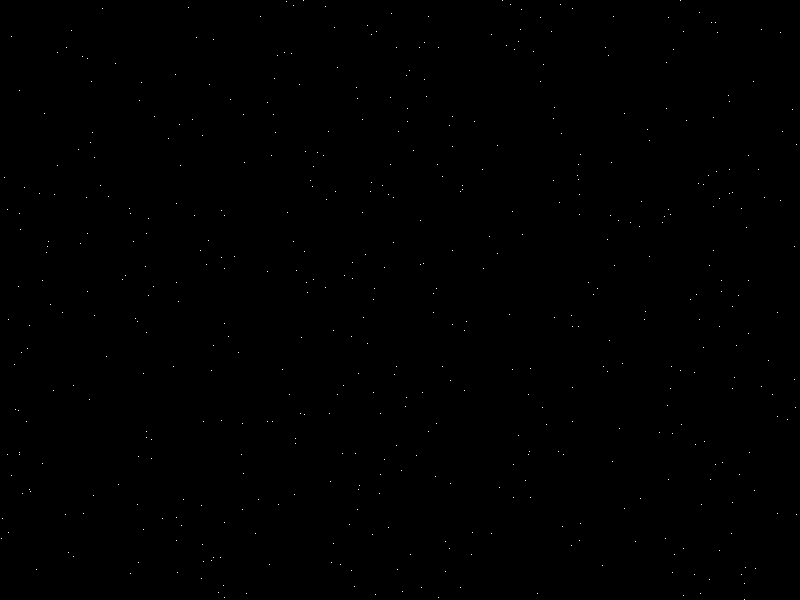
#> input picture synthetic/random_1px.png, 800 x 600 px
$ jupyter execute --allow-errors main.ipynb
#> lines starting #> are read from the running program, lines starting #| are printed output that depends on the picture
[cell 1]
import numpy as np
import matplotlib.pyplot as plt
from scipy.signal import convolve2d
from scipy.ndimage import binary_closing, binary_dilation, binary_erosion, binary_opening
from numpy.fft import fft2, fftshift, ifft2, ifftshift, rfft2, irfft2
import matplotlib.patches as patches
import skimage.restoration as restore
from skimage.metrics import peak_signal_noise_ratio, structural_similarity
import cv2
from scipy.ndimage import map_coordinates
from IPython import display
import time
import os
import tifffile as tiff

[cell 2]
# [4 lines left out: function drawnow, not called in this run]

[cell 3]
img = plt.imread("synthetic/random_1px.png")
#> img: shape (600, 800) float32; values 0 (black) and 1 (white), 0.1% white in thin lines or dots

if len(img.shape) > 2:
    print("Converting image to grayscale")
    img = img.mean(axis=2)

plt.imshow(img, cmap="gray")
#> (this line was passed over: IPython is not available in this run)
plt.title("Input Image")
#> (this line was passed over: IPython is not available in this run)
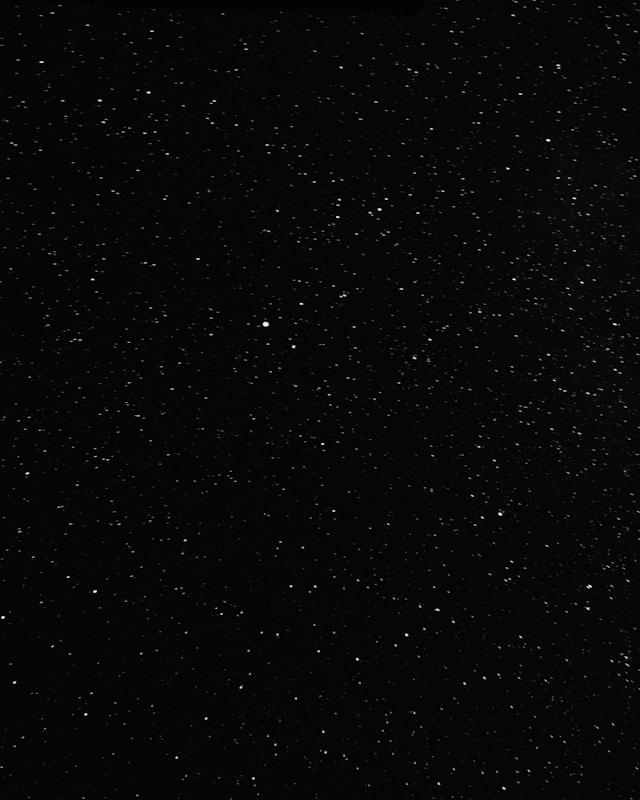
#> input picture real/stars3.jpg, 640 x 800 px
#> in preprocessing_synthetic_images, img is the input picture: shape (800, 640, 3); min 0, max 255, mean 7.5
plt.show()

# Polar Transforms

[cell 4]
# [18 lines left out: function polar_transform, not called in this run]

[cell 5]
# [21 lines left out: function inverse_polar_transform, not called in this run]

# Utils

[cell 6]
def generate_star_trails(img, kernel):
    return convolve2d(img, kernel, mode='same')

[cell 7]
# [4 lines left out: function contrast_stetch, not called in this run]

[cell 8]
# [7 lines left out: function plot_polar_img, not called in this run]

[cell 9]
# [7 lines left out: function save_images, not called in this run]

[cell 10]
# [13 lines left out: function compute_stats, not called in this run]

# Center

[cell 11]
# [42 lines left out: function find_center, not called in this run]

# Deconv

[cell 12]
# [14 lines left out: function estimate_deblurring_kernel, not called in this run]

## Wiener Decovolution

[cell 13]
# [14 lines left out: function wiener_deconvolution, not called in this run]

## Vanilla GD

[cell 14]
def F(x):
    return rfft2(x,axes=(0,1))

def Fh(x):
    return irfft2(x,axes=(0,1))

[cell 15]
def crop(x):
    M,N = x.shape
    rl = M//4
    ru = 3*np.ceil(M/4)
    cl = N//4
    cu = 4*np.ceil(N/4)
    return x[M//4:3*M//4, N//4:3*N//4]

def pad(psf, x):
    M, N = x.shape
    H, W = psf.shape
    pad_psf = np.zeros((2*H, 2*W))
    pad_psf[M//2:M//2+psf.shape[0], N//2:N//2+psf.shape[1]] = psf
    return pad_psf

[cell 16]
def A(x, pad_psf):
    H_bar = F(ifftshift(pad_psf))
    H = np.real(Fh(H_bar * F(x)))
    return crop(H)

def Ah(y, pad_psf):
    H = F(ifftshift(pad_psf))
    H_star = np.conj(H)
    return np.real(Fh(H_star*F(pad(y, y))))

[cell 17]
# Testing the implemented functions.
img = np.random.randn(300, 400)
print(img.shape)
kernel = np.ones((1, 100)) / 100

psf = np.zeros_like(img)
kh, kw = kernel.shape
H, W = psf.shape
psf[H//2-kh//2:H//2-kh//2+kh, W//2-kw//2:W//2-kw//2+kw] = kernel

[M,N] = img.shape
x = np.random.rand(2*M, 2*N)
y = np.random.rand(M,N)
pad_psf = pad(psf, x)

Ax_y = np.sum(A(x, pad_psf)*y)
x_Ahy = np.sum(x*Ah(y, pad_psf))

## They should have the same value.
print('<A(x),y> =',Ax_y)
print('<x,Ah(y)>=',x_Ahy)

[cell 18]
# [25 lines left out: function vanilla_gd, not called in this run]

## FISTA

[cell 19]
# [37 lines left out: function gd_fista, not called in this run]

## FISTA + Regularization

[cell 20]
# [48 lines left out: function gd_fista_tikhonov_reg, not called in this run]

[cell 21]
# [52 lines left out: function gd_fista_total_variation_reg, not called in this run]

# Pipelines

## Natural Images

1. Load the image and convert it to grayscale
2. Binarize the image and get the mask image
3. Find center
4. Polar transform the image with the center
5. Estimate Blur kernel
6. Form PSF and Padded PSF
7. Performing Deblurring
8. Display results
9. Compute Stats (TODO)

[cell 22]
def preprocessing_natural_image(img_path: str, th: float, time: int, center: tuple = None):
    # 1. Load the image and convert it to grayscale
#> called with img_path = 'real/star_trails_30min_small.jpg', th = 0.2, time = 30, center = (480, 320)
    img = plt.imread(img_path)
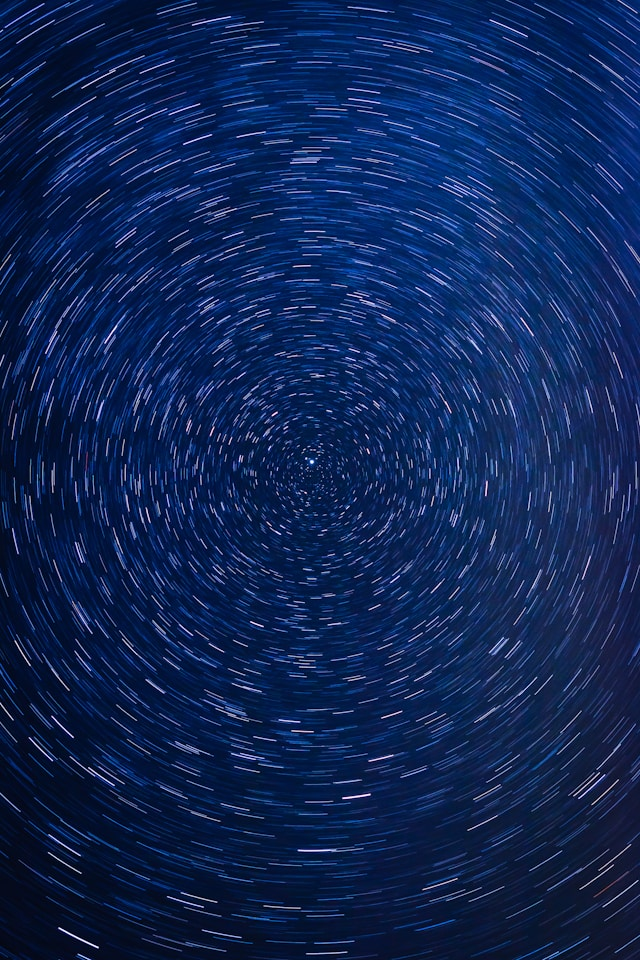
#> input picture real/star_trails_30min_small.jpg, 640 x 960 px
#> img is the input picture: shape (960, 640, 3); mean R, G, B 14.4, 36.8, 84.9

    if len(img.shape) > 2:
        img = cv2.cvtColor(img, cv2.COLOR_RGB2GRAY)
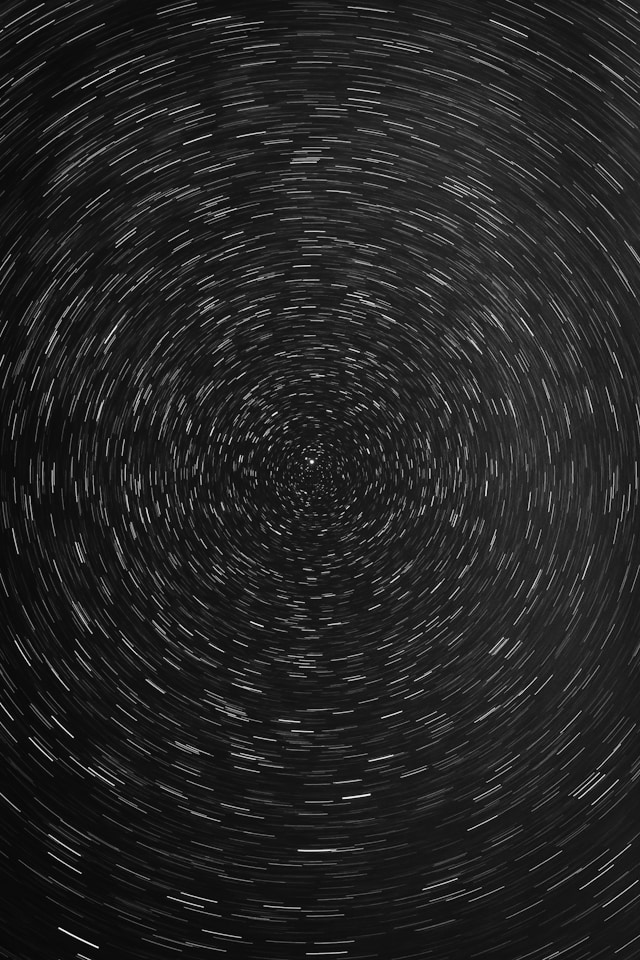
#> img: shape (960, 640); min 2, max 251, mean 35.6

    if img_path.split('.')[-1] != 'png':
        img = np.asarray(img / 255, dtype=np.float32)

    _ = plt.figure(figsize=(20, 10))

    plt.subplot(2, 3, 1)
    plt.imshow(img, cmap='gray')
    plt.axis('off')
    plt.title("Original Image")

    # 2. Binarize the image and get the mask image
    mask = (img > th).astype(np.uint8)

    plt.subplot(2, 3, 2)
    plt.imshow(mask, cmap='gray')
    plt.axis('off')
    plt.title("Mask")

    masked_img = mask * img

    plt.subplot(2, 3, 3)
    plt.imshow(masked_img, cmap='gray')
    plt.axis('off')
    plt.title("Masked Image")

    # 3. Find center
    ax_center = plt.subplot(2, 3, 4)
    center_calc = find_center(mask, threshold=0, ax=ax_center)
    if center is not None:
        assert len(center) == 2, "Center is not a 2-tuple"
        center_calc = center

    center = center_calc

    # 4. Polar transform the image with the center

    polar_img = polar_transform(masked_img, center)

    plt.subplot(2, 3, 5)
    plt.axis('off')
    plot_polar_img(polar_img, title="Polar Transform")

    # 5. Estimate Blur kernel
    kernel = estimate_deblurring_kernel(masked_img, time=time)
    print("Kernel Shape: ", kernel.shape, kernel.sum())

    # 6. Form PSF and Padded PSF
    psf = np.zeros_like(polar_img)
    kh, kw = kernel.shape
    H, W = psf.shape
    psf[H//2-kh//2:H//2-kh//2+kh, W//2-kw//2:W//2-kw//2+kw] = kernel

    pad_psf = np.zeros((2*H, 2*W))
    H, W = pad_psf.shape
    pad_psf[H//2-kh//2:H//2-kh//2+kh, W//2-kw//2:W//2-kw//2+kw] = kernel

    plt.subplot(2, 3, 6)
    plt.imshow(psf, cmap='gray', aspect='auto')
    plt.axis('off')
    plt.title("PSF")

    _.suptitle(f'Processing for Star Trails - {time} Minutes', fontsize=10)

    plt.show()

    return polar_img, psf, pad_psf, center, img

## Synthetic Pipeline

1. Load the image and convert it to grayscale
2. Decide on center
3. Generate the kernel
4. Polar transform the image
5. Apply the kernel
6. Find center (and see how good the center finidng method is)
7.  Form PSF and Padded PSF
8.  Performing Deblurring
9.  Display results
10. Compute Stats (TODO)

[cell 23]
def preprocessing_synthetic_images(img_path: str, th: float, deg: int, center: tuple = None):
     # 1. Load the image and convert it to grayscale, generate masked_img
    img = plt.imread(img_path)

    _ = plt.figure(figsize=(20, 10))

    if len(img.shape) > 2:
        img = cv2.cvtColor(img, cv2.COLOR_RGB2GRAY)

    if img_path.split('.')[-1] != 'png':
        img = np.asarray(img / 255, dtype=np.float32)

    plt.subplot(2, 3, 1)
    plt.imshow(img, cmap='gray')
    plt.axis('off')
    plt.title("Grayscale Image")

    mask = (img > th).astype(np.uint8)

    plt.subplot(2, 3, 2)
    plt.imshow(mask, cmap='gray')
    plt.axis('off')
    plt.title("Mask")

    masked_img = mask * img

    # 2. Decide on center
    # center = (300, 400)

    # 3. Generate the kernel
    r = (np.array(img.shape[:2])**2).sum()**0.5/2
    total_theta = int(round(r*2*np.pi))

    degrees = deg
    kernel_length = int(round((degrees * total_theta) / 360))

    kernel = np.ones((1, kernel_length)) / kernel_length
    print("Kernel Length: ", kernel_length, kernel.sum())

    # 4. Polar transform the image
    polar_img = polar_transform(masked_img, center)
    plt.subplot(2, 3, 3)
    plt.axis('off')
    plot_polar_img(polar_img, title="Polar Image")

    # 5. Apply the kernel
    blur_polar_img = generate_star_trails(polar_img, kernel)
    plt.subplot(2, 3, 4)
    plt.axis('off')
    plot_polar_img(blur_polar_img, title="Blur Polar Image")

    # 6. Find Center
    ax_center = plt.subplot(2, 3, 5)
    inv_polar_img = inverse_polar_transform(blur_polar_img, center, output=img.shape)
    calc_center = find_center(inv_polar_img, threshold=0, ax=ax_center)

    print("True Center: ", center)

    # 6. Form PSF and Padded PSF
    psf = np.zeros_like(polar_img)
    kh, kw = kernel.shape
    H, W = psf.shape
    psf[H//2-kh//2:H//2-kh//2+kh, W//2-kw//2:W//2-kw//2+kw] = kernel

    pad_psf = np.zeros((2*H, 2*W))
    H, W = pad_psf.shape
    pad_psf[H//2-kh//2:H//2-kh//2+kh, W//2-kw//2:W//2-kw//2+kw] = kernel

    plt.subplot(2, 3, 6)
    plt.axis('off')
    plt.imshow(pad_psf, cmap='gray', aspect='auto')
    plt.title('PSF')

    _.suptitle(f'Processing for Synthetic Trails - {deg} Degrees', fontsize=30)

    plt.show()

    return blur_polar_img, psf, pad_psf, center, img

## Deconvoltion Manager

[cell 24]
# [72 lines left out: function perform_deconvolution, not called in this run]

# Tests

## Synthetic

[cell 25]
res_path = "results/synth_05deg/"
#> (the rest of this cell did not finish here and is left out)

#> (a cell that did not finish here is left out)

[cell 27]
res_path = "results/synth_10deg/"
#> (the rest of this cell did not finish here and is left out)

[cell 28]
res_path = "results/synth_15deg/"
#> (the rest of this cell did not finish here and is left out)

[cell 29]
res_path = "results/synth_30deg/"
#> (the rest of this cell did not finish here and is left out)

## Real Images

[cell 30]
res_path = "results/real_30min/"
#> (the rest of this cell did not finish here and is left out)

[cell 31]
res_path = "results/real_10min/"
#> (the rest of this cell did not finish here and is left out)

#> call 2 of preprocessing_natural_image, with img_path = 'real/star_trails_10min_small.jpg', th = 0.2, time = 10, center = (200, 350)
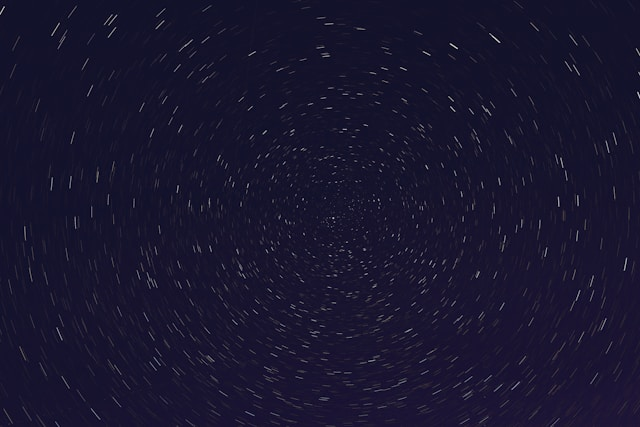
#> input picture real/star_trails_10min_small.jpg, 640 x 427 px
#> in preprocessing_natural_image, img is the input picture: shape (427, 640, 3); mean R, G, B 24.2, 21.2, 46.2
#> in preprocessing_natural_image (call 2), `img = cv2.cvtColor(img, cv2.COLOR_RGB2GRAY)`:
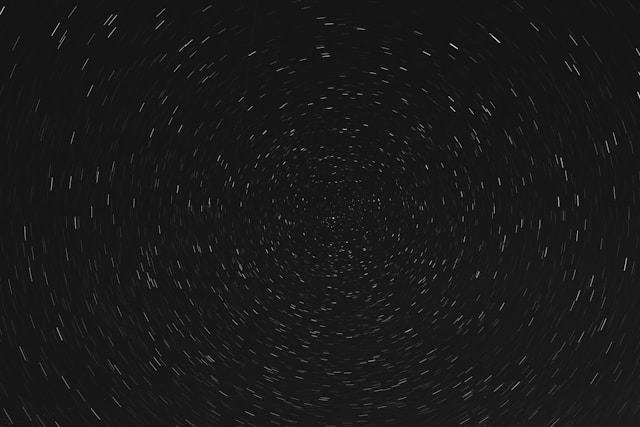
#> img: shape (427, 640); min 1, max 213, mean 24.8
recon_images = perform_deconvolution(polar_img, psf, pad_psf, center, img, iterations=500)
save_images(recon_images, res_path)
compute_stats(img, recon_images, res_path)

[cell 32]
res_path = "results/real_05min/"
#> (the rest of this cell did not finish here and is left out)

#> call 3 of preprocessing_natural_image, with img_path = 'real/star_trails_5min_small.jpg', th = 0.2, time = 5, center = (450, 350)
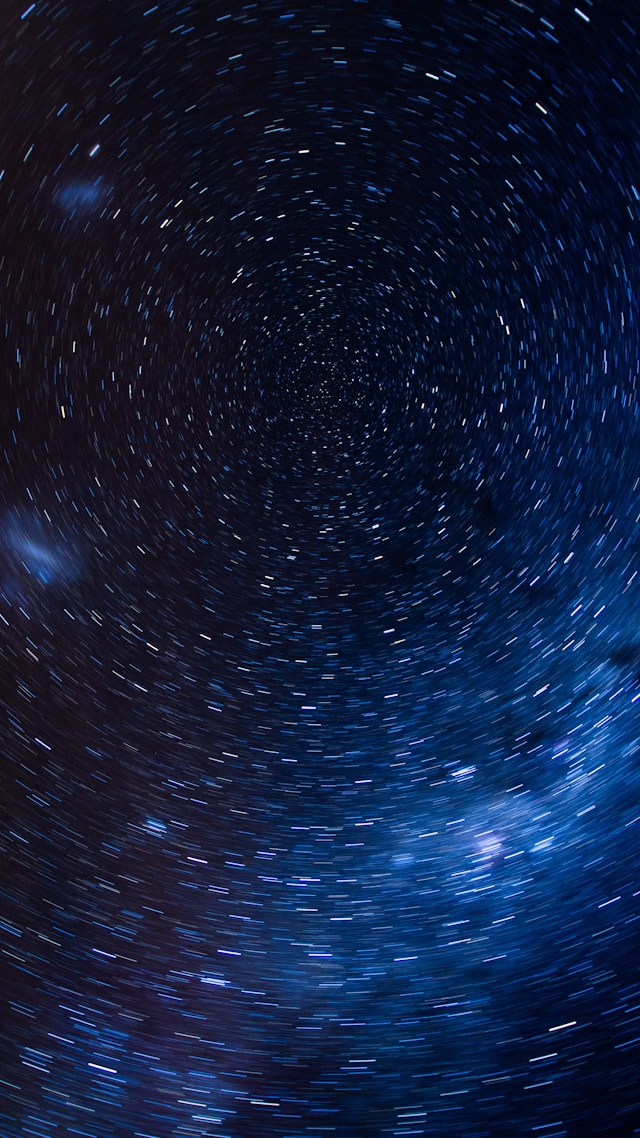
#> input picture real/star_trails_5min_small.jpg, 640 x 1138 px
#> in preprocessing_natural_image, img is the input picture: shape (1138, 640, 3); mean R, G, B 16.8, 29, 59.1
#> in preprocessing_natural_image (call 3), `img = cv2.cvtColor(img, cv2.COLOR_RGB2GRAY)`:
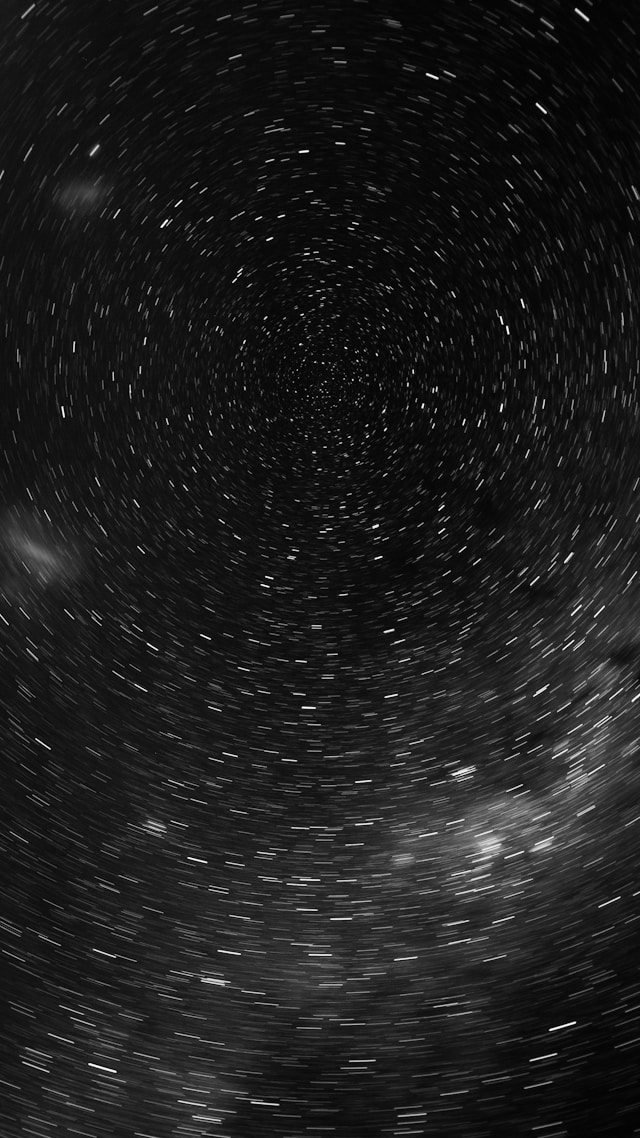
#> img: shape (1138, 640); min 0, max 254, mean 28.8
